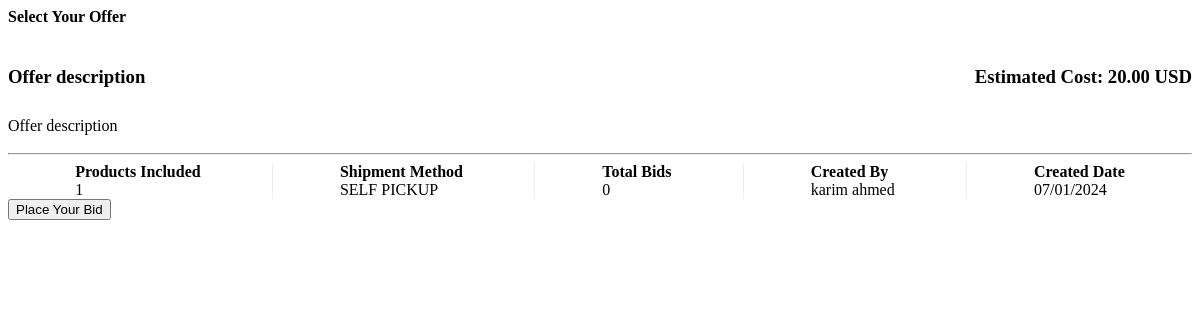
/exchangeable-offers/6 (signed in), run on an earlier commit of the app's database.
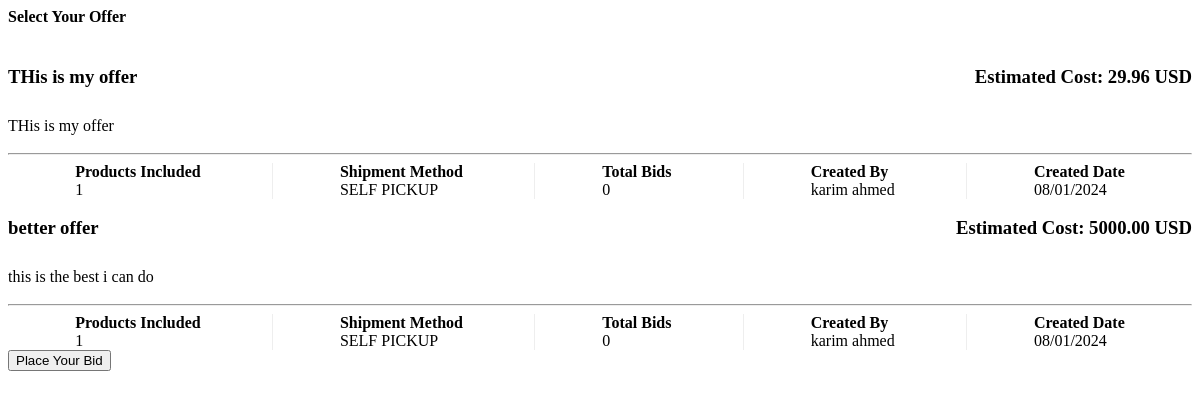
And on a later commit of the database.
### barter_and_inventory/models.py (models this page shows, shortened)
class Offer(models.Model):
    class Meta:
        verbose_name = "Offer"
        verbose_name_plural = "Offers"
    class EstimatedCostCurrency(models.TextChoices):
        PKR = 'PKR', 'Pakistani Rupees'
        INR = 'INR', 'Indian Rupees'
        EUR = 'EUR', 'Euros'
        USD = 'USD', 'United Stated Dollar'
        CAD = 'CAD', 'Canadian Dollar'
        GBP = 'GBP', 'British Pound'
        JPY = 'JPY', 'Japanese Yen'
        CHF = 'CHF', 'Swiss Franc'
    class OfferStatus(models.TextChoices):
        OPEN = 'OPEN', 'Open'
        NEGOTIATION = 'NEGOTIATION', 'Negotiation'
        CANCELLED = 'CANCELLED', 'Cancelled'
        CLOSED = 'CLOSED', 'Closed'
    class ShipmentMethod(models.TextChoices):
        SELF_PICKUP = 'SELF_PICKUP', 'Self Pickup'
        TRANSPORT = 'TRANSPORT', 'Transport'
        COURIER = 'COURIER', 'Courier'
    offer_title = models.CharField(max_length=400)
    offer_description = models.TextField(max_length=1000)
    estimated_cost = models.DecimalField(max_digits=10, decimal_places=2, default=0.00)
    estimated_cost_currency = models.CharField(max_length=255, choices=EstimatedCostCurrency.choices, default=EstimatedCostCurrency.USD)
    includes_cash = models.BooleanField(default=False)
    cash_in_hand = models.DecimalField(max_digits=10, null=True, blank=True, decimal_places=2)
    cash_in_hand_currency = models.CharField(max_length=255, null=True, blank=True, choices=EstimatedCostCurrency.choices,
                                             default=EstimatedCostCurrency.USD)
    exchanged_with = models.ForeignKey('self', on_delete=models.RESTRICT, null=True, blank=True, related_name='exchanged_with_offer')
    exchange_date = models.DateTimeField(null=True, blank=True)
    shipment_method = models.CharField(max_length=255, null=True, blank=True, choices=ShipmentMethod.choices, default=ShipmentMethod.SELF_PICKUP)
    offer_status = models.CharField(max_length=255, null=True, blank=True, choices=OfferStatus.choices, default=OfferStatus.OPEN)
    shipment_address = models.CharField(max_length=500, null=True, blank=True)
    final_remarks = models.TextField(null=True, blank=True, max_length=500)
    created_by = models.ForeignKey(User, on_delete=models.CASCADE, related_name='offer_created_by')
    updated_by = models.ForeignKey(User, null=True, blank=True, on_delete=models.CASCADE, related_name='offer_updated_by')
    created_at = models.DateTimeField(auto_now_add=True)
    updated_at = models.DateTimeField(auto_now=True)

### barter_and_inventory/views.py (the view, shortened to what this page needs)
# urls.py: path('exchangeable-offers/<int:bid_against_offer>', views.ExchangeableOffersListView.as_view(), name='view_exchangeable_offers'),
class ExchangeableOffersListView(FrontendUserViewMixin, PermissionRequiredMixin, FormView):
    template_name = 'barter_and_inventory/offers/exchangeable_offers.html'
    permission_denied_message = "You're not authorized to view offers."
    permission_required = 'barter_and_inventory.view_offer'
    form_class = PlaceBidForm
    def get_context_data(self, **kwargs):
        context = super().get_context_data(**kwargs)
        request_user = self.request.user  # type: User
        context['bid_against_offer'] = self.kwargs.get('bid_against_offer')
        context['offers'] = request_user.offer_created_by.filter(offer_status__in=[Offer.OfferStatus.OPEN, Offer.OfferStatus.NEGOTIATION])
        return context

### barter_and_inventory/mixins.py (called while the page is built)
    def dispatch(self, request, *args, **kwargs):
        if request.user.groups.filter(name='frontend_user').exists():
            return super().dispatch(request, *args, **kwargs)
        return redirect_to_login(request.get_full_path(), self.get_login_url(), self.get_redirect_field_name())

### barter_and_inventory/templatetags/barter_and_inventory_extras.py (called while the page is built)
@register.filter
def replace(value, arg):
    if len(arg.split('|')) != 2:
        return value
    what, to = arg.split('|')
    return value.replace(what, to)

### templates/barter_and_inventory/offers/exchangeable_offers.html (shortened to what the changed rows need)
{% load barter_and_inventory_extras %}
<div class="modal-body">
    {% if offers %}
        <form method="POST" action="{% url 'barter_and_inventory:view_exchangeable_offers' bid_against_offer%}">
            <div class="row">
                {% for offer in offers %}
                    <div class="card-box" id="offer_card_{{ offer.pk }}" onclick="selectProductToBid({{ offer.pk }})">
                        <div class="row">
                            <div class="col-xs-12">
                                <div style="display: flex; flex-direction: row; justify-content: space-between;">
                                    <h3 class="card-title">
                                        {{ offer.offer_title }}
                                    </h3>
                                    <h3 class="card-title">
                                        Estimated Cost: <strong>{{ offer.estimated_cost }} {{ offer.estimated_cost_currency }}</strong>
                                    </h3>
                                </div>
                            </div>
                            <div class="col-xs-12" style="padding-top: 10px; padding-bottom: 10px;">
                                {{ offer.offer_description }}
                            </div>
                            <div class="col-xs-12">
                                <hr>
                            </div>
                            <div class="col-xs-12">
                                <div class="offer-footer" style="display: flex; flex-direction: row; justify-content: space-evenly;">
                                    <div class="offer-footer-item text-center" style="display: flex; flex-direction: column; justify-content: space-between;">
                                        <span>
                                            <strong>Products Included</strong>
                                        </span>
                                        <span>
                                            {{ offer.offered_products.count }}
                                        </span>
                                    </div>
                                    <div class="offer-footer-separator text-center" style="display: flex; flex-direction: column; justify-content: space-between; border-right: 1px solid #EEEEEE;">
                                        <span>&nbsp;</span>
                                        <span>&nbsp;</span>
                                    </div>
                                    <div class="offer-footer-item text-center" style="display: flex; flex-direction: column; justify-content: space-between;">
                                        <span>
                                            <strong>Shipment Method</strong>
                                        </span>
                                        <span>
                                            {{ offer.shipment_method|replace:'_| ' }}
                                        </span>
                                    </div>
                                    <div class="offer-footer-separator text-center" style="display: flex; flex-direction: column; justify-content: space-between; border-right: 1px solid #EEEEEE;">
                                        <span>&nbsp;</span>
                                        <span>&nbsp;</span>
                                    </div>
                                    <div class="offer-footer-item text-center" style="display: flex; flex-direction: column; justify-content: space-between;">
                                        <span>
                                            <strong>Total Bids</strong>
                                        </span>
                                        <span>
                                            {{ offer.bid_offer.count }}
                                        </span>
                                    </div>
                                    <div class="offer-footer-separator text-center" style="display: flex; flex-direction: column; justify-content: space-between; border-right: 1px solid #EEEEEE;">
                                        <span>&nbsp;</span>
                                        <span>&nbsp;</span>
                                    </div>
                                    <div class="offer-footer-item text-center" style="display: flex; flex-direction: column; justify-content: space-between;">
                                        <span>
                                            <strong>Created By</strong>
                                        </span>
                                        <span>
                                            {{ offer.created_by.get_full_name }}
                                        </span>
                                    </div>
                                    <div class="offer-footer-separator text-center" style="display: flex; flex-direction: column; justify-content: space-between; border-right: 1px solid #EEEEEE;">
                                        <span>&nbsp;</span>
                                        <span>&nbsp;</span>
                                    </div>
                                    <div class="offer-footer-item text-center" style="display: flex; flex-direction: column; justify-content: space-between;">
                                        <span>
                                            <strong>Created Date</strong>
                                        </span>
                                        <span>
                                            {{ offer.created_at|date:'d/m/Y' }}
                                        </span>
                                    </div>
                                </div>
                            </div>
                        </div>
                    </div>
                {% endfor %}
            </div>
        </form>
    {% endif %}
</div>

What changed in the data, as far as the page shows it:
removed Offer: offer_title "Offer description", estimated_cost "20.00", estimated_cost_currency "USD", offer_description "Offer description", offered_products.count "1", shipment_method "SELF PICKUP", bid_offer.count "0", created_by.get_full_name "karim ahmed", created_at "07/01/2024"
added Offer: offer_title "THis is my offer", estimated_cost "29.96", estimated_cost_currency "USD", offer_description "THis is my offer", offered_products.count "1", shipment_method "SELF PICKUP", bid_offer.count "0", created_by.get_full_name "karim ahmed", created_at "08/01/2024"
added Offer: offer_title "better offer", estimated_cost "5000.00", estimated_cost_currency "USD", offer_description "this is the best i can do", offered_products.count "1", shipment_method "SELF PICKUP", bid_offer.count "0", created_by.get_full_name "karim ahmed", created_at "08/01/2024"
